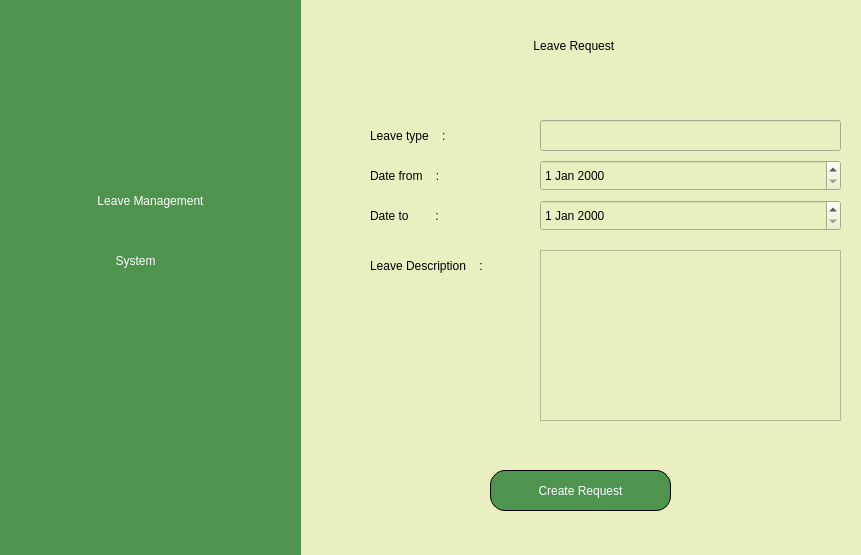
<?xml version="1.0" encoding="UTF-8"?>
<ui version="4.0">
 <class>Leave_request_page</class>
 <widget class="QMainWindow" name="Leave_request_page">
  <property name="geometry">
   <rect>
    <x>0</x>
    <y>0</y>
    <width>861</width>
    <height>555</height>
   </rect>
  </property>
  <property name="windowTitle">
   <string>MainWindow</string>
  </property>
  <property name="styleSheet">
   <string notr="true">background-color: rgb(233, 239, 192);</string>
  </property>
  <widget class="QWidget" name="centralwidget">
   <widget class="Line" name="line">
    <property name="geometry">
     <rect>
      <x>-350</x>
      <y>-20</y>
      <width>651</width>
      <height>581</height>
     </rect>
    </property>
    <property name="styleSheet">
     <string notr="true">background-color: rgb(78, 148, 79);</string>
    </property>
    <property name="orientation">
     <enum>Qt::Vertical</enum>
    </property>
   </widget>
   <widget class="QLabel" name="label_7">
    <property name="geometry">
     <rect>
      <x>0</x>
      <y>170</y>
      <width>301</width>
      <height>61</height>
     </rect>
    </property>
    <property name="styleSheet">
     <string notr="true">background-color: rgb(78, 148, 79);
font:14pt &quot;Goudy Old Style&quot;;
font: 75 26pt &quot;Goudy Old Style&quot;;
color: rgb(255, 255, 255);</string>
    </property>
    <property name="text">
     <string>Leave Management</string>
    </property>
    <property name="alignment">
     <set>Qt::AlignCenter</set>
    </property>
   </widget>
   <widget class="QLabel" name="label_8">
    <property name="geometry">
     <rect>
      <x>-10</x>
      <y>230</y>
      <width>291</width>
      <height>61</height>
     </rect>
    </property>
    <property name="styleSheet">
     <string notr="true">background-color: rgb(78, 148, 79);
font:14pt &quot;Goudy Old Style&quot;;
font: 75 26pt &quot;Goudy Old Style&quot;;
color: rgb(255, 255, 255);</string>
    </property>
    <property name="text">
     <string>System</string>
    </property>
    <property name="alignment">
     <set>Qt::AlignCenter</set>
    </property>
   </widget>
   <widget class="QLabel" name="label">
    <property name="geometry">
     <rect>
      <x>510</x>
      <y>30</y>
      <width>131</width>
      <height>31</height>
     </rect>
    </property>
    <property name="styleSheet">
     <string notr="true">font: italic 14pt &quot;Goudy Old Style&quot;;</string>
    </property>
    <property name="text">
     <string>Leave Request </string>
    </property>
    <property name="alignment">
     <set>Qt::AlignCenter</set>
    </property>
   </widget>
   <widget class="QLabel" name="label_2">
    <property name="geometry">
     <rect>
      <x>370</x>
      <y>120</y>
      <width>111</width>
      <height>31</height>
     </rect>
    </property>
    <property name="styleSheet">
     <string notr="true">font: italic 14pt &quot;Goudy Old Style&quot;;</string>
    </property>
    <property name="text">
     <string>Leave type    :</string>
    </property>
    <property name="alignment">
     <set>Qt::AlignLeading|Qt::AlignLeft|Qt::AlignVCenter</set>
    </property>
   </widget>
   <widget class="QLabel" name="label_6">
    <property name="geometry">
     <rect>
      <x>370</x>
      <y>200</y>
      <width>111</width>
      <height>31</height>
     </rect>
    </property>
    <property name="styleSheet">
     <string notr="true">font: italic 14pt &quot;Goudy Old Style&quot;;</string>
    </property>
    <property name="text">
     <string>Date to        :</string>
    </property>
    <property name="alignment">
     <set>Qt::AlignLeading|Qt::AlignLeft|Qt::AlignVCenter</set>
    </property>
   </widget>
   <widget class="QLabel" name="label_4">
    <property name="geometry">
     <rect>
      <x>370</x>
      <y>160</y>
      <width>111</width>
      <height>31</height>
     </rect>
    </property>
    <property name="styleSheet">
     <string notr="true">font: italic 14pt &quot;Goudy Old Style&quot;;</string>
    </property>
    <property name="text">
     <string>Date from    :</string>
    </property>
    <property name="alignment">
     <set>Qt::AlignLeading|Qt::AlignLeft|Qt::AlignVCenter</set>
    </property>
   </widget>
   <widget class="QLabel" name="label_3">
    <property name="geometry">
     <rect>
      <x>370</x>
      <y>250</y>
      <width>171</width>
      <height>31</height>
     </rect>
    </property>
    <property name="styleSheet">
     <string notr="true">font: italic 14pt &quot;Goudy Old Style&quot;;</string>
    </property>
    <property name="text">
     <string>Leave Description    :</string>
    </property>
    <property name="alignment">
     <set>Qt::AlignLeading|Qt::AlignLeft|Qt::AlignVCenter</set>
    </property>
   </widget>
   <widget class="QLineEdit" name="Leave_type_edt">
    <property name="geometry">
     <rect>
      <x>540</x>
      <y>120</y>
      <width>301</width>
      <height>31</height>
     </rect>
    </property>
    <property name="styleSheet">
     <string notr="true">color: rgb(0, 0, 0);
font: 75 14pt &quot;Goudy Old Style&quot;;</string>
    </property>
   </widget>
   <widget class="QDateEdit" name="from_date">
    <property name="geometry">
     <rect>
      <x>540</x>
      <y>160</y>
      <width>301</width>
      <height>31</height>
     </rect>
    </property>
    <property name="styleSheet">
     <string notr="true">color: rgb(0, 0, 0);
font: 75 14pt &quot;Goudy Old Style&quot;;</string>
    </property>
   </widget>
   <widget class="QDateEdit" name="to_date">
    <property name="geometry">
     <rect>
      <x>540</x>
      <y>200</y>
      <width>301</width>
      <height>31</height>
     </rect>
    </property>
    <property name="styleSheet">
     <string notr="true">color: rgb(0, 0, 0);
font: 75 14pt &quot;Goudy Old Style&quot;;</string>
    </property>
   </widget>
   <widget class="QTextBrowser" name="Description">
    <property name="geometry">
     <rect>
      <x>540</x>
      <y>250</y>
      <width>301</width>
      <height>171</height>
     </rect>
    </property>
   </widget>
   <widget class="QPushButton" name="Createrequest_btn">
    <property name="geometry">
     <rect>
      <x>490</x>
      <y>470</y>
      <width>181</width>
      <height>41</height>
     </rect>
    </property>
    <property name="styleSheet">
     <string notr="true">QPushButton {
font: italic 14pt &quot;Goudy Old Style&quot;;
background-color: rgb(78, 148, 79);
color:rgb(255,255,255);
border: 1px solid;
border-radius: 15px;
border-style : inset;
}
QPushButton:hover {

background-color: rgb(233, 239, 192);
color: rgb(0,0,0);
}
</string>
    </property>
    <property name="text">
     <string>Create Request</string>
    </property>
   </widget>
  </widget>
 </widget>
 <resources/>
 <connections/>
</ui>
